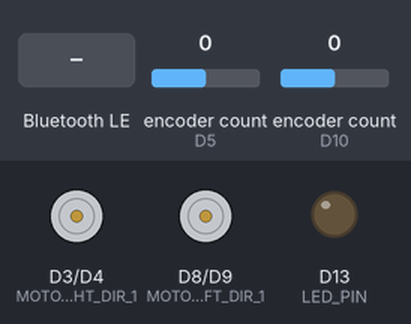
The sketch below on a simulated Arduino Nano 33 IoT. Parts: motor-driver pin pairs drawn as motors (green arrow = first pin HIGH = forward, orange = second pin HIGH = backward, longer = more drive, scaled by the enable pin), output pins drawn as LEDs (lit = HIGH). The test bench sets the inputs (shaded band); at power-on: encoder count (sensors on D5, D10) 0. Nothing arrives over Bluetooth unless stated; a phone connects over Bluetooth LE 3 s after start; what the sketch prints to the serial monitor is not drawn.

Above: at 1.2 s.
1.3 s: Bluetooth LE write "W" received
At 4.0 s:
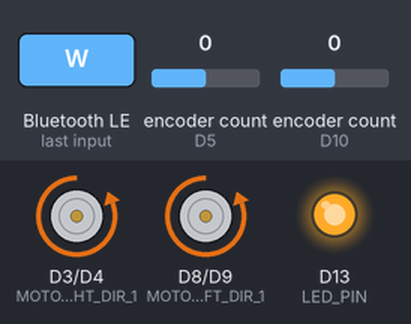
4.3 s: Bluetooth LE write "S" received
At 5.1 s:
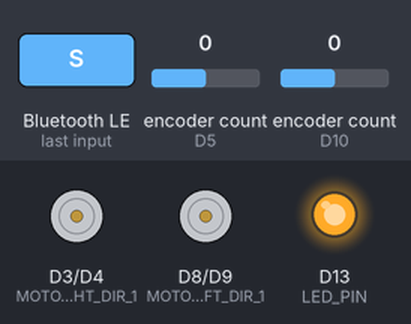
5.8 s: Bluetooth LE write "A" received
At 6.2 s:
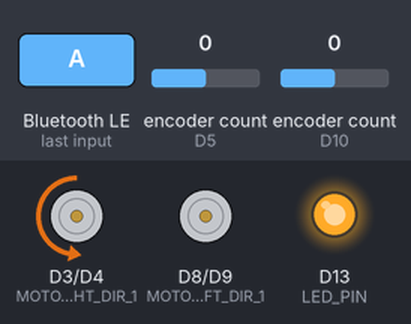
7.3 s: Bluetooth LE write "W" received
At 8.6 s:
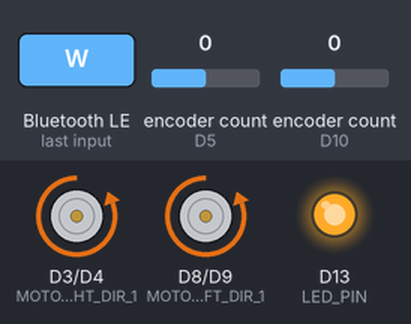
Timing chart, 0 to 9.8 s (numbered marks = the images above; inputs shaded):
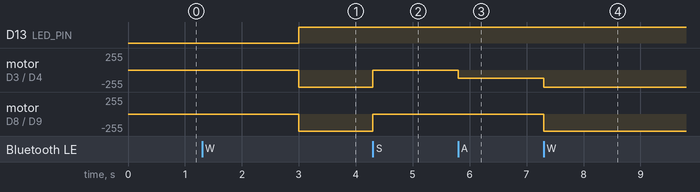

The sketch:

BLE_Robot.ino
```cpp
/**
 * @file BLE_Robot.ino
 * @brief Main sketch for BLE-controlled differential drive robot with WASD and waypoint modes.
 * @details Initializes BLE services, handles manual WASD control and autonomous waypoint navigation,
 *          updates robot pose using encoder data, and drives motors with rotate-then-move logic.
 * @author [Your Name]
 * @date [Today's Date]
 */

#include "BLE_Robot.h"
#include "MotorControl.h"

#include <Encoder.h>

Encoder leftEnc(ENC_LEFT_A, ENC_LEFT_B);
Encoder rightEnc(ENC_RIGHT_A, ENC_RIGHT_B);

const float angle_wiggle_room = 5.0;     // Adjust value as needed
const float distance_wiggle_room = 10.0; // Adjust value as needed

/** @brief BLE service instance for encoder data transmission. */
BLEService encService(ENC_SERVICE_UUID);
/** @brief BLE service instance for receiving command data. */
BLEService commandService(COMMAND_SERVICE_UUID);
/** @brief BLE characteristic for reading/writing encoder position data. */
  BLEStringCharacteristic poseChar(POSE_CHAR_UUID, BLERead | BLEWrite,50);
/** @brief BLE characteristic for receiving X-coordinate waypoints. */
BLEFloatCharacteristic xDistChar(X_DIST_CHAR_UUID, BLERead | BLEWrite);
/** @brief BLE characteristic for receiving Y-coordinate waypoints. */
BLEFloatCharacteristic yDistChar(Y_DIST_CHAR_UUID, BLERead | BLEWrite);
/** @brief BLE characteristic for receiving WASD control commands. */
BLECharCharacteristic wasdChar(WASD_CHAR_UUID, BLERead | BLEWrite);

/** @brief Current X position of the robot in meters, used in waypoint mode. */
float xPos = 0.0;
/** @brief Current Y position of the robot in meters, used in waypoint mode. */
float yPos = 0.0;
/** @brief Current orientation of the robot in radians, used in waypoint mode. */
float theta = 0.0;
/** @brief Accumulated left encoder ticks, updated by ISR. */
volatile long leftTicks = 0;
/** @brief Accumulated right encoder ticks, updated by ISR. */
volatile long rightTicks = 0;
/** @brief Target X waypoint received via BLE, in meters. */
float goalX = 0.0;
/** @brief Target Y waypoint received via BLE, in meters. */
float goalY = 0.0;
/** @brief Flag indicating if the robot is in waypoint following mode. */
bool followingWaypoints = false;
/** @brief Flag indicating if the robot is in rotation phase of waypoint navigation. */
bool rotating = false;

void setup() {
  Serial.begin(9600);  // Start serial communication at 9600 baud for debugging

  pinMode(LED_PIN, OUTPUT);
  digitalWrite(LED_PIN, LOW);

  pinMode(MOTOR_LEFT_PWM, OUTPUT);
  pinMode(MOTOR_LEFT_DIR_1, OUTPUT);
  pinMode(MOTOR_LEFT_DIR_2, OUTPUT);

  pinMode(MOTOR_RIGHT_PWM, OUTPUT);
  pinMode(MOTOR_RIGHT_DIR_1, OUTPUT);
  pinMode(MOTOR_RIGHT_DIR_2, OUTPUT);

  if (!BLE.begin()) {
    Serial.println("BLE failed!");
    while (1);
  }

  BLE.setLocalName("Robot_Arduino");
  BLE.setAdvertisedService(encService);
  encService.addCharacteristic(poseChar);
  commandService.addCharacteristic(xDistChar);
  commandService.addCharacteristic(yDistChar);
  commandService.addCharacteristic(wasdChar);
  BLE.addService(encService);
  BLE.addService(commandService);
  poseChar.writeValue("");
  xDistChar.writeValue(0.0);
  yDistChar.writeValue(0.0);
  wasdChar.writeValue('S');  // Default to stop
  BLE.advertise();

  //setupEncoders();

  Serial.println("BLE Robot Ready");
}

void loop() {
  BLEDevice central = BLE.central();

  if (central) {
    Serial.print("Connected to: ");
    Serial.println(central.address());
    digitalWrite(LED_PIN, HIGH);

    String poseMsg = updatePose();  // Update pose in waypoint mode
    Serial.println(poseMsg);
    poseChar.writeValue(poseMsg);  // Send encoder data to Bluetooth

    while (central.connected()) {
      if (followingWaypoints) {
        Serial.println("follow waypints on");
      }

      if (wasdChar.written()) {
        char command = wasdChar.value();
        //followingWaypoints = false;  // Disable waypoint mode
        switch (command) {
          case 'W':
            setMotorSpeeds(MAX_SPEED, MAX_SPEED);
            Serial.println("Moving Forward");
            break;
          case 'S':
            setMotorSpeeds(0, 0);
            Serial.println("Stopped");
            break;
          case 'A':
            setMotorSpeeds(-MAX_SPEED * 0.5, MAX_SPEED * 0.5);
            Serial.println("Turning Left");
            break;
          case 'D':
            setMotorSpeeds(MAX_SPEED * 0.5, -MAX_SPEED * 0.5);
            Serial.println("Turning Right");
            break;
          case 'X':
            setMotorSpeeds(-MAX_SPEED, -MAX_SPEED);
            Serial.println("Moving Backward");
            break;
          default:
            setMotorSpeeds(0, 0);
            Serial.println("Unknown Command");
            break;
        }
      }

      if (xDistChar.written() || yDistChar.written()) {
        goalX = xDistChar.value();
        goalY = yDistChar.value();
        followingWaypoints = true;
        rotating = true;  // Start in rotation phase
        Serial.print("New waypoint: (");
        Serial.print(goalX);
        Serial.print(", ");
        Serial.print(goalY);
        Serial.println(")");
      }

      if (followingWaypoints) {
        float distError = sqrt(pow(goalX - xPos, 2) + pow(goalY - yPos, 2));
        float targetAngle = atan2(goalY - yPos, goalX - xPos);
        float angleError = targetAngle - theta;
        if (abs(angleError) > PI) angleError -= 2 * PI * (angleError > 0 ? 1 : -1);

        if (rotating) {  // Rotation phase
          if (abs(angleError) > angle_wiggle_room) {
            float thetaDot = K_THETA * angleError;
            thetaDot = constrain(thetaDot, -MAX_TURN_SPEED, MAX_TURN_SPEED);
            float vL = -WHEEL_BASE * thetaDot / 2;
            float vR = WHEEL_BASE * thetaDot / 2;
            vL = constrain(vL, -MAX_SPEED, MAX_SPEED);
            vR = constrain(vR, -MAX_SPEED, MAX_SPEED);
            setMotorSpeeds(vL, vR);
            Serial.print("Rotating, angle off: ");
            Serial.println(angleError);
          } else {
            rotating = false;  // Switch to move phase
            setMotorSpeeds(0, 0);
            Serial.println("Rotation complete, switching to move");
          }
        } else {  // Move phase
          if (distError > distance_wiggle_room) {
            float vB = K_V * distError;
            vB = constrain(vB, 0, MAX_SPEED);
            float vL = vB;
            float vR = vB;
            setMotorSpeeds(vL, vR);
            Serial.print("Moving, distance off: ");
            Serial.println(distError);
          } else {
            //followingWaypoints = false;
            setMotorSpeeds(0, 0);
            Serial.println("Waypoint reached!");
          }
        }
      }
    }

    Serial.print("Disconnected from: ");
    Serial.println(central.address());
    digitalWrite(LED_PIN, LOW);
    setMotorSpeeds(0, 0);
    followingWaypoints = false;
    rotating = false;
  }
}

String updatePose() {
  static long prevLeftTicks = 0, prevRightTicks = 0;

  long leftTicks = leftEnc.read();
  long rightTicks = rightEnc.read();

  Serial.print("leftEnc: ");
  Serial.println(leftTicks);
  Serial.print("rightEnc: ");
  Serial.println(rightTicks);

  long deltaLeft = leftTicks - prevLeftTicks;
  long deltaRight = rightTicks - prevRightTicks;
  prevLeftTicks = leftTicks;
  prevRightTicks = rightTicks;

  float leftDist = (deltaLeft * 2 * PI * WHEEL_RADIUS) / TICKS_PER_REV;
  float rightDist = (deltaRight * 2 * PI * WHEEL_RADIUS) / TICKS_PER_REV;
  float dist = (leftDist + rightDist) / 2;
  float dTheta = (rightDist - leftDist) / WHEEL_BASE;

  xPos += dist * cos(theta + dTheta / 2);
  yPos += dist * sin(theta + dTheta / 2);
  theta += dTheta;
  theta = atan2(sin(theta), cos(theta));
  String poseMsg;
  return poseMsg="x: "+String(xPos)+", y: "+String(yPos)+", t: "+theta; //Create the string of compiled x,y and theta

}
```

BLE_Robot.h
```cpp
#ifndef BLE_ROBOT_H
#define BLE_ROBOT_H

/**
 * @file BLE_Robot.h
 * @brief Header file defining constants, pin assignments, and global variables for BLE-controlled robot.
 * @details Provides configuration for BLE services, motor/encoder pins, and shared variables for
 *          both WASD manual control and waypoint navigation modes.
 */

#include <ArduinoBLE.h>

// BLE Service and Characteristic UUIDs
#define ENC_SERVICE_UUID "19B10000-E8F2-537E-4F6C-D104768A1214"
#define COMMAND_SERVICE_UUID "180A"

#define X_DIST_CHAR_UUID "0x2701"
#define Y_DIST_CHAR_UUID "0x2702"
#define POSE_CHAR_UUID   "0x2703"
#define WASD_CHAR_UUID   "0x2A00"


// Pin Definitions
#define ENC_LEFT_A  10
#define ENC_LEFT_B  11
#define ENC_RIGHT_A 5
#define ENC_RIGHT_B 6

// Motor A connections - Right
int enA = 2;
int in1 = 3;
int in2 = 4;

#define MOTOR_LEFT_PWM  7
#define MOTOR_LEFT_DIR_1  8
#define MOTOR_LEFT_DIR_2  9

#define MOTOR_RIGHT_PWM 2
#define MOTOR_RIGHT_DIR_1 3
#define MOTOR_RIGHT_DIR_2 4

#define LED_PIN LED_BUILTIN

// Robot Parameters
#define WHEEL_RADIUS 0.021
#define WHEEL_BASE   0.2
#define TICKS_PER_REV 48
#define MAX_SPEED    0.15
#define MAX_TURN_SPEED 1.0
#define K_THETA      1.5
#define K_V          1.0

// Global Variables
extern volatile long leftTicks;
extern volatile long rightTicks;
extern float xPos, yPos, theta;
extern BLEService encService;
extern BLEService commandService;
extern BLEStringCharacteristic poseChar;
extern BLEFloatCharacteristic xDistChar;
extern BLEFloatCharacteristic yDistChar;
extern BLECharCharacteristic wasdChar;

#endif // BLE_ROBOT_H
```

MotorControl.h
```cpp
#ifndef MOTOR_CONTROL_H
#define MOTOR_CONTROL_H

/**
 * @file MotorControl.h
 * @brief Header file for motor control functions.
 * @details Provides a function to set motor speeds based on desired velocities,
 *          converting them to PWM signals for motor drivers.
 *
 * L298N Motor Driver Control Table
 * --------------------------------
 * The L298N driver controls the direction of a DC motor based on the logic levels
 * applied to its input pins (Input1 and Input2). Below is the truth table for the motor:
 *
 * Input1   Input2   Spinning Direction
 * ------------------------------------
 * Low(0)   Low(0)   Motor OFF (No rotation)
 * High(1)  Low(0)   Forward (Clockwise rotation)
 * Low(0)   High(1)  Backward (Counter-clockwise rotation)
 * High(1)  High(1)  Motor OFF (Brake mode)
 *
 * Notes:
 * - Input1 and Input2 are connected to the L298N driver's control pins.
 * - The motor direction depends on the voltage applied to its terminals:
 *   - Forward: Terminal A is HIGH, Terminal B is LOW.
 *   - Backward: Terminal A is LOW, Terminal B is HIGH.
 * - When both inputs are HIGH or LOW, the motor stops (brake or coast mode).
 * - Ensure the L298N driver is properly powered and connected to avoid damage.
 */

#include "BLE_Robot.h"

void setMotorSpeeds(float vL, float vR) {
  int leftPWM = abs(vL) * 255 / MAX_SPEED;
  int rightPWM = abs(vR) * 255 / MAX_SPEED;
  leftPWM = constrain(leftPWM, 0, 255);
  rightPWM = constrain(rightPWM, 0, 255);

  if (vL != 0)
  {
    if (vL > 0)
    {
      digitalWrite(MOTOR_LEFT_DIR_1, LOW);
      digitalWrite(MOTOR_LEFT_DIR_2, HIGH);
    }
    else
    {
      digitalWrite(MOTOR_LEFT_DIR_1, HIGH);
      digitalWrite(MOTOR_LEFT_DIR_2, LOW);
    }
  }
  else
  {
      digitalWrite(MOTOR_LEFT_DIR_1, LOW);
      digitalWrite(MOTOR_LEFT_DIR_2, LOW);
  }

  if (vR != 0)
  {
    if (vR > 0)
    {
      digitalWrite(MOTOR_RIGHT_DIR_1, LOW);
      digitalWrite(MOTOR_RIGHT_DIR_2, HIGH);
    }
    else
    {
      digitalWrite(MOTOR_RIGHT_DIR_1, HIGH);
      digitalWrite(MOTOR_RIGHT_DIR_2, LOW);
    }
  }
  else
  {
      digitalWrite(MOTOR_RIGHT_DIR_1, LOW);
      digitalWrite(MOTOR_RIGHT_DIR_2, LOW);
  }

  // Set velocity for each motor.
  analogWrite(MOTOR_LEFT_PWM, leftPWM);
  analogWrite(MOTOR_RIGHT_PWM, rightPWM);
}

#endif // MOTOR_CONTROL_H
```

Measured:
- after the input at 1.3 s, motor on D3 (MOTOR_RIGHT_DIR_1) / D4 (MOTOR_RIGHT_DIR_2), motor on D8 (MOTOR_LEFT_DIR_1) / D9 (MOTOR_LEFT_DIR_2): stopped → backward 255/255 after 1.7 s
- after the input at 4.3 s, motor on D3 (MOTOR_RIGHT_DIR_1) / D4 (MOTOR_RIGHT_DIR_2), motor on D8 (MOTOR_LEFT_DIR_1) / D9 (MOTOR_LEFT_DIR_2): backward 255/255 → stopped at once
- after the input at 5.8 s, motor on D3 (MOTOR_RIGHT_DIR_1) / D4 (MOTOR_RIGHT_DIR_2): stopped → backward 127/255 at once
- after the input at 7.3 s, motor on D3 (MOTOR_RIGHT_DIR_1) / D4 (MOTOR_RIGHT_DIR_2): backward 127/255 → backward 255/255 at once; motor on D8 (MOTOR_LEFT_DIR_1) / D9 (MOTOR_LEFT_DIR_2): stopped → backward 255/255 at once
